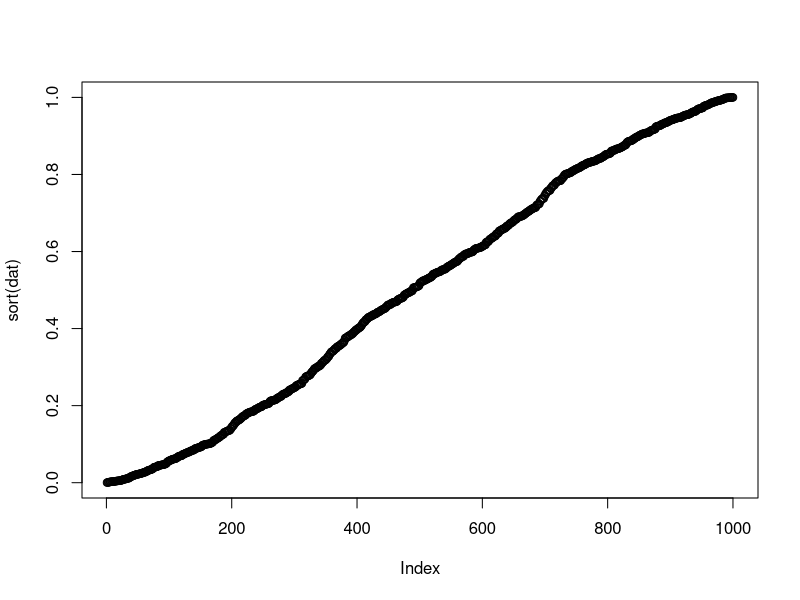

Write the R code that produced this figure.
trials <- 1000

dat <- sapply(1:trials, function(x){
  set.seed(x)
  vec1 <- rnorm(5)
  vec2 <- rnorm(5)
  val <- vec1 %*% vec2

  1/(1+exp(-val))
})

plot(sort(dat))
